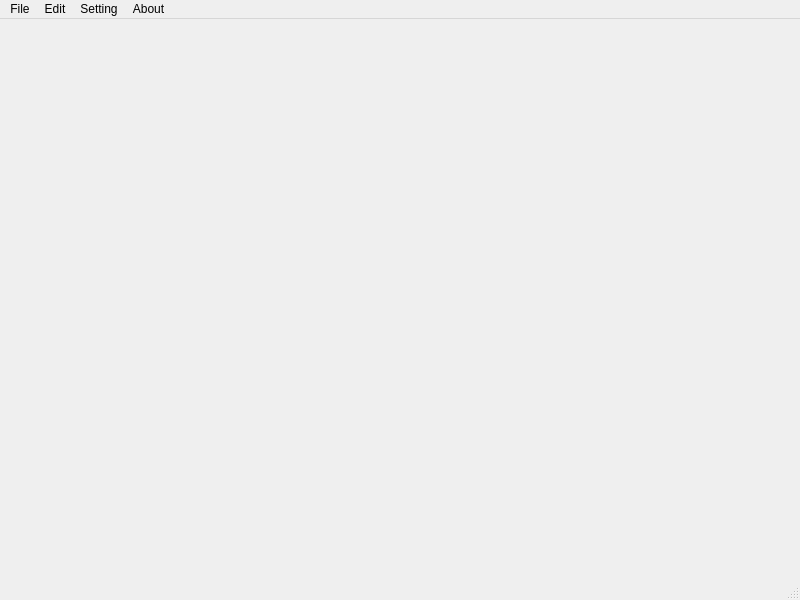
<?xml version="1.0" encoding="UTF-8"?>
<ui version="4.0">
 <class>MainWindow</class>
 <widget class="QMainWindow" name="MainWindow">
  <property name="geometry">
   <rect>
    <x>0</x>
    <y>0</y>
    <width>800</width>
    <height>600</height>
   </rect>
  </property>
  <property name="windowTitle">
   <string>MainWindow</string>
  </property>
  <widget class="QWidget" name="centralwidget"/>
  <widget class="QMenuBar" name="menuBar">
   <property name="geometry">
    <rect>
     <x>0</x>
     <y>0</y>
     <width>800</width>
     <height>25</height>
    </rect>
   </property>
   <widget class="QMenu" name="menuFile">
    <property name="title">
     <string>File</string>
    </property>
    <addaction name="actionNewFile"/>
    <addaction name="actionNewPost"/>
    <addaction name="actionNewSite"/>
    <addaction name="separator"/>
    <addaction name="actionOpenFile"/>
    <addaction name="actionOpenFolder"/>
    <addaction name="separator"/>
    <addaction name="actionSave"/>
    <addaction name="actionAutoSave"/>
    <addaction name="separator"/>
    <addaction name="actionExportHTML"/>
    <addaction name="actionExportPDF"/>
   </widget>
   <widget class="QMenu" name="menuEdit">
    <property name="title">
     <string>Edit</string>
    </property>
    <addaction name="actionUndo"/>
    <addaction name="actionReso"/>
    <addaction name="separator"/>
    <addaction name="actionCut"/>
    <addaction name="actionCopy"/>
    <addaction name="actionPaste"/>
    <addaction name="separator"/>
   </widget>
   <widget class="QMenu" name="menuSetting">
    <property name="title">
     <string>Setting</string>
    </property>
   </widget>
   <widget class="QMenu" name="menuAbout">
    <property name="title">
     <string>About</string>
    </property>
   </widget>
   <addaction name="menuFile"/>
   <addaction name="menuEdit"/>
   <addaction name="menuSetting"/>
   <addaction name="menuAbout"/>
  </widget>
  <widget class="QStatusBar" name="statusBar"/>
  <action name="actionNewFile">
   <property name="text">
    <string>New File</string>
   </property>
   <property name="shortcut">
    <string>Ctrl+N</string>
   </property>
  </action>
  <action name="actionNewPost">
   <property name="text">
    <string>New Post</string>
   </property>
   <property name="shortcut">
    <string>Ctrl+Shift+N</string>
   </property>
  </action>
  <action name="actionNewSite">
   <property name="text">
    <string>New Site</string>
   </property>
   <property name="shortcut">
    <string>Meta+Ctrl+Alt+N</string>
   </property>
  </action>
  <action name="actionOpenFile">
   <property name="text">
    <string>Open File</string>
   </property>
   <property name="shortcut">
    <string>Ctrl+O</string>
   </property>
  </action>
  <action name="actionOpenFolder">
   <property name="text">
    <string>Open Folder</string>
   </property>
   <property name="shortcut">
    <string>Ctrl+Shift+O</string>
   </property>
  </action>
  <action name="actionSave">
   <property name="text">
    <string>Save</string>
   </property>
   <property name="shortcut">
    <string>Ctrl+S</string>
   </property>
  </action>
  <action name="actionAutoSave">
   <property name="checkable">
    <bool>true</bool>
   </property>
   <property name="text">
    <string>Auto Save</string>
   </property>
  </action>
  <action name="actionExportHTML">
   <property name="text">
    <string>Export HTML</string>
   </property>
  </action>
  <action name="actionExportPDF">
   <property name="text">
    <string>Export PDF</string>
   </property>
  </action>
  <action name="actionUndo">
   <property name="text">
    <string>Undo</string>
   </property>
   <property name="shortcut">
    <string>Ctrl+Z</string>
   </property>
  </action>
  <action name="actionReso">
   <property name="text">
    <string>Redo</string>
   </property>
   <property name="shortcut">
    <string>Ctrl+Y</string>
   </property>
  </action>
  <action name="actionCut">
   <property name="text">
    <string>Cut</string>
   </property>
   <property name="shortcut">
    <string>Ctrl+X</string>
   </property>
  </action>
  <action name="actionCopy">
   <property name="text">
    <string>Copy</string>
   </property>
   <property name="shortcut">
    <string>Ctrl+C</string>
   </property>
  </action>
  <action name="actionPaste">
   <property name="text">
    <string>Paste</string>
   </property>
   <property name="shortcut">
    <string>Ctrl+V</string>
   </property>
  </action>
 </widget>
 <resources/>
 <connections/>
</ui>
